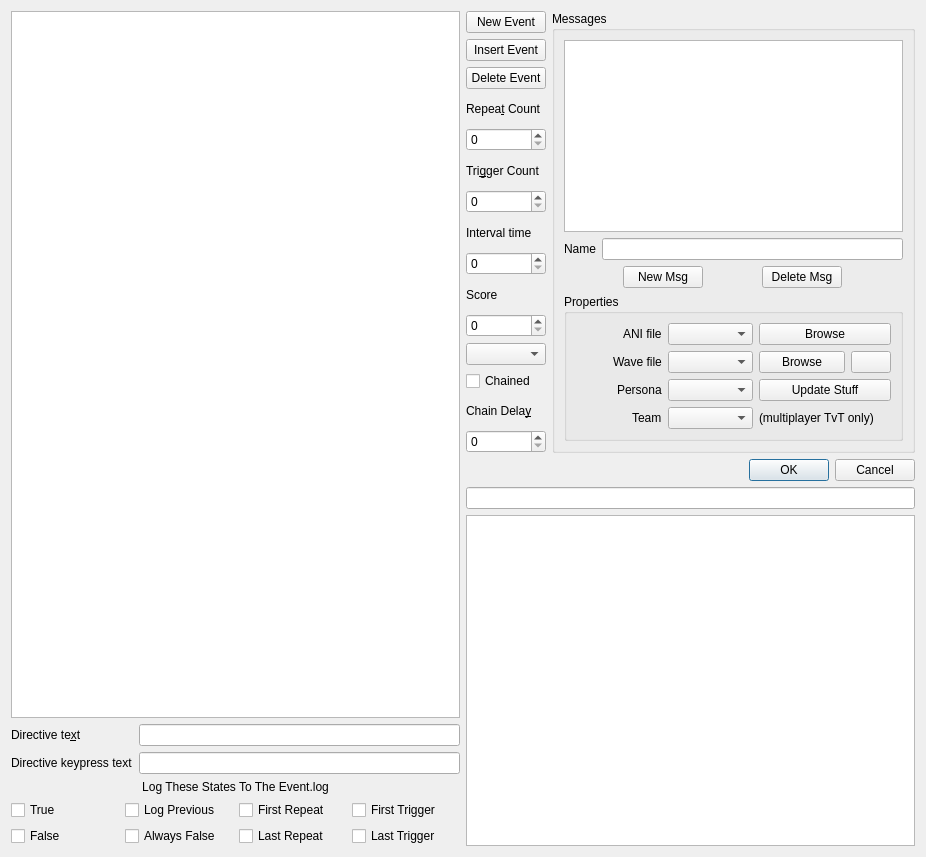
<?xml version="1.0" encoding="UTF-8"?>
<ui version="4.0">
 <class>Dialog</class>
 <widget class="QDialog" name="Dialog">
  <property name="geometry">
   <rect>
    <x>0</x>
    <y>0</y>
    <width>926</width>
    <height>857</height>
   </rect>
  </property>
  <property name="windowTitle">
   <string>Dialog</string>
  </property>
  <layout class="QGridLayout" name="gridLayout_3">
   <item row="0" column="0">
    <layout class="QHBoxLayout" name="horizontalLayout">
     <item>
      <layout class="QVBoxLayout" name="verticalLayout">
       <item>
        <widget class="QTreeView" name="treeView">
         <attribute name="headerVisible">
          <bool>false</bool>
         </attribute>
        </widget>
       </item>
       <item>
        <layout class="QFormLayout" name="formLayout">
         <item row="0" column="1">
          <widget class="QLineEdit" name="editDirectiveText"/>
         </item>
         <item row="0" column="0">
          <widget class="QLabel" name="label">
           <property name="text">
            <string>Directive te&amp;xt</string>
           </property>
           <property name="buddy">
            <cstring>editDirectiveText</cstring>
           </property>
          </widget>
         </item>
         <item row="1" column="0">
          <widget class="QLabel" name="label_2">
           <property name="text">
            <string>Directive keypress text</string>
           </property>
           <property name="buddy">
            <cstring>editDirectiveKeypressText</cstring>
           </property>
          </widget>
         </item>
         <item row="1" column="1">
          <widget class="QLineEdit" name="editDirectiveKeypressText"/>
         </item>
        </layout>
       </item>
       <item>
        <layout class="QGridLayout" name="gridLayout_4">
         <item row="1" column="0">
          <widget class="QCheckBox" name="checkBox">
           <property name="text">
            <string>True</string>
           </property>
          </widget>
         </item>
         <item row="1" column="3">
          <widget class="QCheckBox" name="checkBox_4">
           <property name="text">
            <string>First Trigger</string>
           </property>
          </widget>
         </item>
         <item row="1" column="1">
          <widget class="QCheckBox" name="checkBox_2">
           <property name="text">
            <string>Log Previous</string>
           </property>
          </widget>
         </item>
         <item row="1" column="2">
          <widget class="QCheckBox" name="checkBox_3">
           <property name="text">
            <string>First Repeat</string>
           </property>
          </widget>
         </item>
         <item row="2" column="0">
          <widget class="QCheckBox" name="checkBox_5">
           <property name="text">
            <string>False</string>
           </property>
          </widget>
         </item>
         <item row="2" column="1">
          <widget class="QCheckBox" name="checkBox_6">
           <property name="text">
            <string>Always False</string>
           </property>
          </widget>
         </item>
         <item row="2" column="2">
          <widget class="QCheckBox" name="checkBox_7">
           <property name="text">
            <string>Last Repeat</string>
           </property>
          </widget>
         </item>
         <item row="2" column="3">
          <widget class="QCheckBox" name="checkBox_8">
           <property name="text">
            <string>Last Trigger</string>
           </property>
          </widget>
         </item>
         <item row="0" column="0" colspan="4">
          <widget class="QLabel" name="label_3">
           <property name="text">
            <string>Log These States To The Event.log</string>
           </property>
           <property name="alignment">
            <set>Qt::AlignCenter</set>
           </property>
          </widget>
         </item>
        </layout>
       </item>
      </layout>
     </item>
     <item>
      <layout class="QGridLayout" name="gridLayout">
       <item row="18" column="0" colspan="2">
        <widget class="QTextEdit" name="textEdit">
         <property name="verticalScrollBarPolicy">
          <enum>Qt::ScrollBarAlwaysOff</enum>
         </property>
         <property name="readOnly">
          <bool>true</bool>
         </property>
        </widget>
       </item>
       <item row="1" column="0">
        <widget class="QPushButton" name="pushButton">
         <property name="sizePolicy">
          <sizepolicy hsizetype="Fixed" vsizetype="Fixed">
           <horstretch>0</horstretch>
           <verstretch>0</verstretch>
          </sizepolicy>
         </property>
         <property name="text">
          <string>New Event</string>
         </property>
        </widget>
       </item>
       <item row="17" column="0" colspan="2">
        <widget class="QLineEdit" name="lineEdit">
         <property name="readOnly">
          <bool>true</bool>
         </property>
        </widget>
       </item>
       <item row="4" column="0">
        <widget class="QLabel" name="label_4">
         <property name="text">
          <string>Repea&amp;t Count</string>
         </property>
         <property name="buddy">
          <cstring>spinBox</cstring>
         </property>
        </widget>
       </item>
       <item row="16" column="0" colspan="2">
        <widget class="QDialogButtonBox" name="buttonBox">
         <property name="orientation">
          <enum>Qt::Horizontal</enum>
         </property>
         <property name="standardButtons">
          <set>QDialogButtonBox::Cancel|QDialogButtonBox::Ok</set>
         </property>
        </widget>
       </item>
       <item row="3" column="0">
        <widget class="QPushButton" name="pushButton_3">
         <property name="sizePolicy">
          <sizepolicy hsizetype="Fixed" vsizetype="Fixed">
           <horstretch>0</horstretch>
           <verstretch>0</verstretch>
          </sizepolicy>
         </property>
         <property name="text">
          <string>Delete Event</string>
         </property>
        </widget>
       </item>
       <item row="2" column="0">
        <widget class="QPushButton" name="pushButton_2">
         <property name="sizePolicy">
          <sizepolicy hsizetype="Fixed" vsizetype="Fixed">
           <horstretch>0</horstretch>
           <verstretch>0</verstretch>
          </sizepolicy>
         </property>
         <property name="text">
          <string>Insert Event</string>
         </property>
        </widget>
       </item>
       <item row="5" column="0">
        <widget class="QSpinBox" name="spinBox"/>
       </item>
       <item row="7" column="0">
        <widget class="QSpinBox" name="spinBox_2"/>
       </item>
       <item row="6" column="0">
        <widget class="QLabel" name="label_5">
         <property name="text">
          <string>Tri&amp;gger Count</string>
         </property>
         <property name="buddy">
          <cstring>spinBox_2</cstring>
         </property>
        </widget>
       </item>
       <item row="8" column="0">
        <widget class="QLabel" name="label_6">
         <property name="text">
          <string>Interval time</string>
         </property>
         <property name="buddy">
          <cstring>spinBox_3</cstring>
         </property>
        </widget>
       </item>
       <item row="13" column="0">
        <widget class="QCheckBox" name="checkBox_9">
         <property name="text">
          <string>Chained</string>
         </property>
        </widget>
       </item>
       <item row="10" column="0">
        <widget class="QLabel" name="label_7">
         <property name="text">
          <string>Score</string>
         </property>
         <property name="buddy">
          <cstring>spinBox_4</cstring>
         </property>
        </widget>
       </item>
       <item row="9" column="0">
        <widget class="QSpinBox" name="spinBox_3"/>
       </item>
       <item row="12" column="0">
        <widget class="QComboBox" name="comboBox"/>
       </item>
       <item row="11" column="0">
        <widget class="QSpinBox" name="spinBox_4"/>
       </item>
       <item row="14" column="0">
        <widget class="QLabel" name="label_8">
         <property name="text">
          <string>Chain Dela&amp;y</string>
         </property>
         <property name="buddy">
          <cstring>spinBox_5</cstring>
         </property>
        </widget>
       </item>
       <item row="15" column="0">
        <widget class="QSpinBox" name="spinBox_5"/>
       </item>
       <item row="1" column="1" rowspan="15">
        <widget class="QGroupBox" name="groupBox">
         <property name="title">
          <string>Messages</string>
         </property>
         <layout class="QGridLayout" name="gridLayout_2">
          <item row="4" column="0" colspan="2">
           <widget class="QGroupBox" name="groupBox_2">
            <property name="title">
             <string>Properties</string>
            </property>
            <layout class="QGridLayout" name="gridLayout_6">
             <item row="1" column="2">
              <widget class="QPushButton" name="pushButton_7">
               <property name="sizePolicy">
                <sizepolicy hsizetype="Minimum" vsizetype="Fixed">
                 <horstretch>0</horstretch>
                 <verstretch>0</verstretch>
                </sizepolicy>
               </property>
               <property name="text">
                <string>Browse</string>
               </property>
              </widget>
             </item>
             <item row="0" column="0" alignment="Qt::AlignRight">
              <widget class="QLabel" name="label_10">
               <property name="text">
                <string>ANI file</string>
               </property>
               <property name="buddy">
                <cstring>comboBox_2</cstring>
               </property>
              </widget>
             </item>
             <item row="0" column="1">
              <widget class="QComboBox" name="comboBox_2"/>
             </item>
             <item row="1" column="0" alignment="Qt::AlignRight">
              <widget class="QLabel" name="label_11">
               <property name="text">
                <string>Wave file</string>
               </property>
               <property name="buddy">
                <cstring>comboBox_3</cstring>
               </property>
              </widget>
             </item>
             <item row="3" column="0" alignment="Qt::AlignRight">
              <widget class="QLabel" name="label_13">
               <property name="text">
                <string>Team</string>
               </property>
               <property name="buddy">
                <cstring>comboBox_5</cstring>
               </property>
              </widget>
             </item>
             <item row="1" column="1">
              <widget class="QComboBox" name="comboBox_3"/>
             </item>
             <item row="2" column="1">
              <widget class="QComboBox" name="comboBox_4"/>
             </item>
             <item row="3" column="1">
              <widget class="QComboBox" name="comboBox_5"/>
             </item>
             <item row="2" column="0" alignment="Qt::AlignRight">
              <widget class="QLabel" name="label_12">
               <property name="text">
                <string>Persona</string>
               </property>
               <property name="buddy">
                <cstring>comboBox_4</cstring>
               </property>
              </widget>
             </item>
             <item row="1" column="3">
              <widget class="QPushButton" name="pushButton_8">
               <property name="sizePolicy">
                <sizepolicy hsizetype="Fixed" vsizetype="Fixed">
                 <horstretch>0</horstretch>
                 <verstretch>0</verstretch>
                </sizepolicy>
               </property>
               <property name="text">
                <string/>
               </property>
               <property name="icon">
                <iconset resource="../resources/resources.qrc">
                 <normaloff>:/images/play.png</normaloff>:/images/play.png</iconset>
               </property>
              </widget>
             </item>
             <item row="0" column="2" colspan="2">
              <widget class="QPushButton" name="pushButton_6">
               <property name="text">
                <string>Browse</string>
               </property>
              </widget>
             </item>
             <item row="2" column="2" colspan="2">
              <widget class="QPushButton" name="pushButton_9">
               <property name="text">
                <string>Update Stuff</string>
               </property>
              </widget>
             </item>
             <item row="3" column="2" colspan="2">
              <widget class="QLabel" name="label_14">
               <property name="text">
                <string>(multiplayer TvT only)</string>
               </property>
              </widget>
             </item>
            </layout>
           </widget>
          </item>
          <item row="1" column="0">
           <widget class="QLabel" name="label_9">
            <property name="text">
             <string>Name</string>
            </property>
            <property name="buddy">
             <cstring>lineEdit_2</cstring>
            </property>
           </widget>
          </item>
          <item row="1" column="1">
           <widget class="QLineEdit" name="lineEdit_2"/>
          </item>
          <item row="0" column="0" colspan="2">
           <widget class="QListView" name="listView"/>
          </item>
          <item row="2" column="0" colspan="2">
           <layout class="QHBoxLayout" name="horizontalLayout_2">
            <property name="spacing">
             <number>0</number>
            </property>
            <item>
             <widget class="QPushButton" name="pushButton_4">
              <property name="sizePolicy">
               <sizepolicy hsizetype="Fixed" vsizetype="Fixed">
                <horstretch>0</horstretch>
                <verstretch>0</verstretch>
               </sizepolicy>
              </property>
              <property name="text">
               <string>New Msg</string>
              </property>
             </widget>
            </item>
            <item>
             <widget class="QPushButton" name="pushButton_5">
              <property name="sizePolicy">
               <sizepolicy hsizetype="Fixed" vsizetype="Fixed">
                <horstretch>0</horstretch>
                <verstretch>0</verstretch>
               </sizepolicy>
              </property>
              <property name="text">
               <string>Delete Msg</string>
              </property>
             </widget>
            </item>
           </layout>
          </item>
         </layout>
        </widget>
       </item>
      </layout>
     </item>
    </layout>
   </item>
  </layout>
 </widget>
 <resources>
  <include location="../resources/resources.qrc"/>
 </resources>
 <connections/>
</ui>
